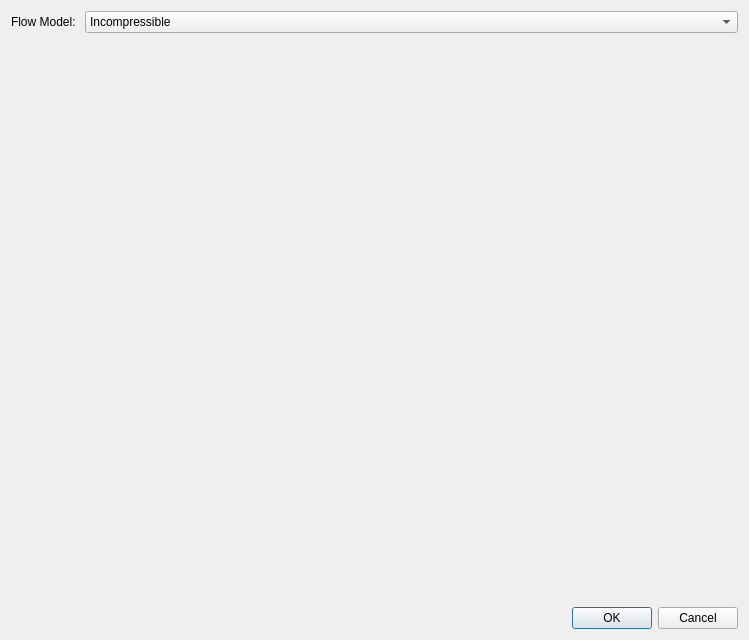
<?xml version="1.0" encoding="UTF-8"?>
<ui version="4.0">
 <class>FlowModelDialog</class>
 <widget class="QDialog" name="FlowModelDialog">
  <property name="geometry">
   <rect>
    <x>0</x>
    <y>0</y>
    <width>749</width>
    <height>640</height>
   </rect>
  </property>
  <property name="windowTitle">
   <string>Dialog</string>
  </property>
  <layout class="QVBoxLayout" name="verticalLayout_2">
   <item>
    <layout class="QFormLayout" name="flowModelForm">
     <item row="0" column="0">
      <widget class="QLabel" name="flowModelLabel">
       <property name="text">
        <string>Flow Model: </string>
       </property>
      </widget>
     </item>
     <item row="0" column="1">
      <widget class="QComboBox" name="flowModelComboBox">
       <item>
        <property name="text">
         <string>Incompressible</string>
        </property>
       </item>
       <item>
        <property name="text">
         <string>Incompressible (Procter and Gamble)</string>
        </property>
       </item>
       <item>
        <property name="text">
         <string>Incompressilbe Heat Transfer</string>
        </property>
       </item>
      </widget>
     </item>
    </layout>
   </item>
   <item>
    <layout class="QFormLayout" name="flowModelProperties"/>
   </item>
   <item>
    <spacer name="verticalSpacer">
     <property name="orientation">
      <enum>Qt::Vertical</enum>
     </property>
     <property name="sizeHint" stdset="0">
      <size>
       <width>20</width>
       <height>40</height>
      </size>
     </property>
    </spacer>
   </item>
   <item>
    <widget class="QDialogButtonBox" name="buttonBox">
     <property name="orientation">
      <enum>Qt::Horizontal</enum>
     </property>
     <property name="standardButtons">
      <set>QDialogButtonBox::Cancel|QDialogButtonBox::Ok</set>
     </property>
    </widget>
   </item>
  </layout>
 </widget>
 <resources/>
 <connections>
  <connection>
   <sender>buttonBox</sender>
   <signal>accepted()</signal>
   <receiver>FlowModelDialog</receiver>
   <slot>accept()</slot>
   <hints>
    <hint type="sourcelabel">
     <x>248</x>
     <y>254</y>
    </hint>
    <hint type="destinationlabel">
     <x>157</x>
     <y>274</y>
    </hint>
   </hints>
  </connection>
  <connection>
   <sender>buttonBox</sender>
   <signal>rejected()</signal>
   <receiver>FlowModelDialog</receiver>
   <slot>reject()</slot>
   <hints>
    <hint type="sourcelabel">
     <x>316</x>
     <y>260</y>
    </hint>
    <hint type="destinationlabel">
     <x>286</x>
     <y>274</y>
    </hint>
   </hints>
  </connection>
 </connections>
</ui>
